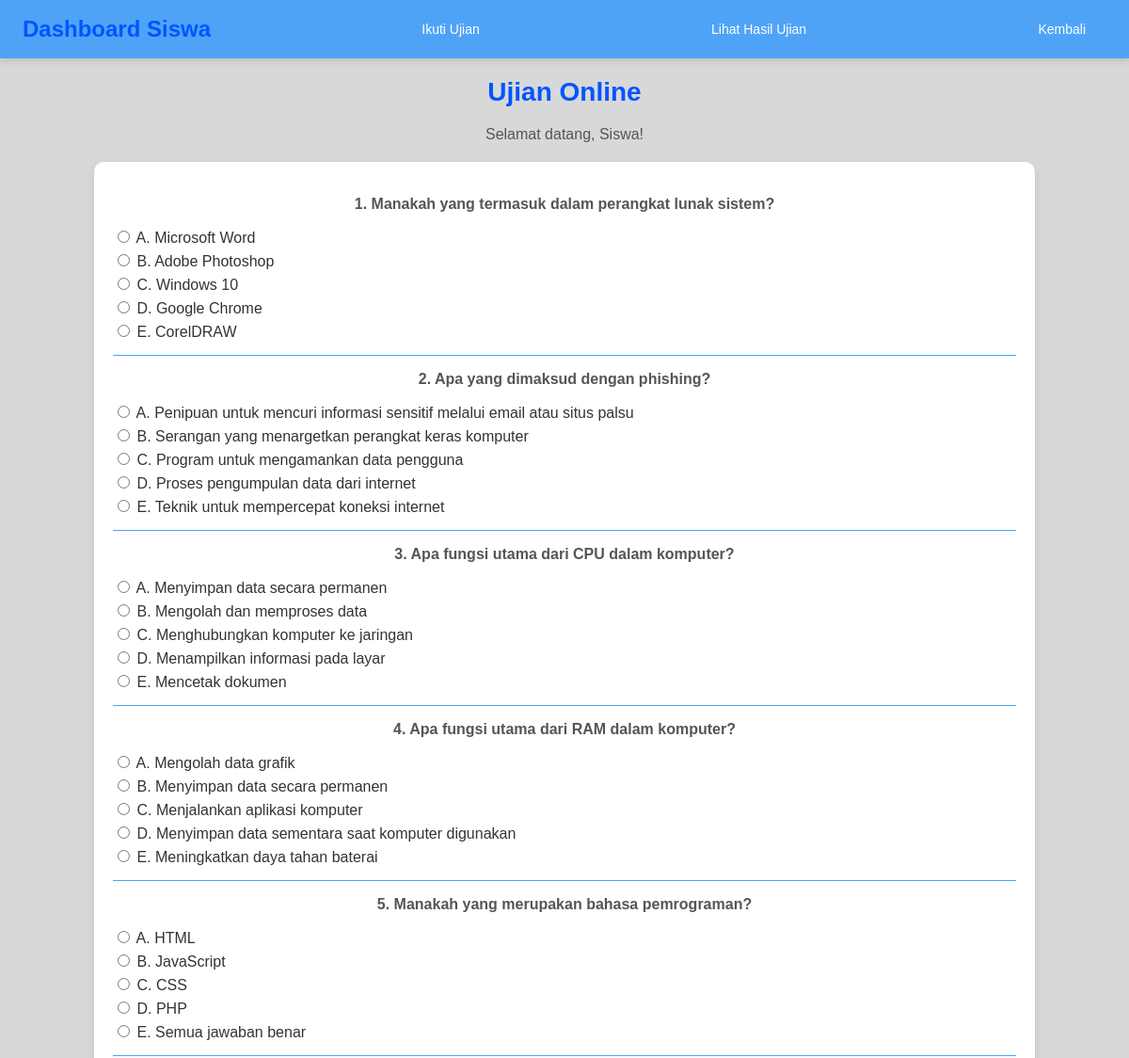
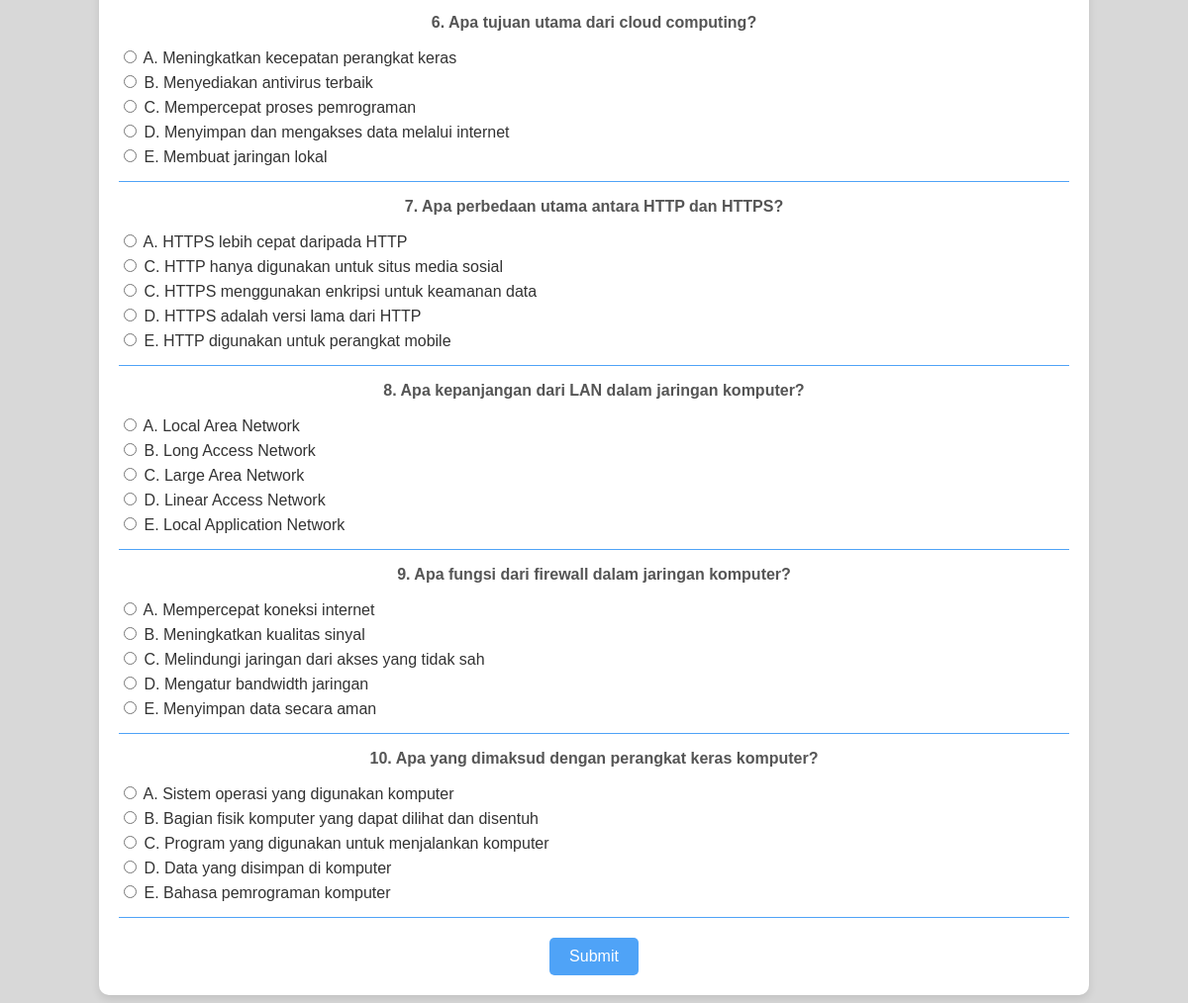
Screenshot of /siswa/start_exam.php with the database file from the repository (2 pictures, top to bottom).
### tables this page shows
CREATE TABLE `questions` (
  `id` int(11) NOT NULL,
  `question_text` text NOT NULL,
  `option_a` varchar(255) NOT NULL,
  `option_b` varchar(255) NOT NULL,
  `option_c` varchar(255) NOT NULL,
  `option_d` varchar(255) NOT NULL,
  `option_e` varchar(255) NOT NULL,
  `correct_option` char(1) NOT NULL
);

### siswa/start_exam.php (the view, shortened to what this page needs)
<?php
require '../config.php';
$stmt = $pdo->query("SELECT * FROM questions ORDER BY RAND()");
$questions = $stmt->fetchAll();
?>
<!DOCTYPE html>
<html lang="en">
<head>
</head>
<body>
<nav class="navbar">
    <h1>Dashboard Siswa</h1>
    <a href="start_exam.php">Ikuti Ujian</a>
    <a href="view_result.php">Lihat Hasil Ujian</a>
    <a href="dashboard.php">Kembali</a>
</nav>
<h1>Ujian Online</h1>
<p>Selamat datang, Siswa!</p>
<div class="exam">
    <form method="POST">
        <?php foreach ($questions as $index => $question): ?>
            <div class="question">
                <p><strong><?= ($index + 1) ?>. <?= htmlspecialchars($question['question_text']) ?></strong></p>
                <label>
                    <input type="radio" name="answers[<?= $question['id'] ?>]" value="A"
                        <?= (isset($_SESSION['answers'][$question['id']]) && $_SESSION['answers'][$question['id']] == 'A') ? 'checked' : '' ?>>
                    <?= htmlspecialchars($question['option_a']) ?>
                </label>
                <label>
                    <input type="radio" name="answers[<?= $question['id'] ?>]" value="B"
                        <?= (isset($_SESSION['answers'][$question['id']]) && $_SESSION['answers'][$question['id']] == 'B') ? 'checked' : '' ?>>
                    <?= htmlspecialchars($question['option_b']) ?>
                </label>
                <label>
                    <input type="radio" name="answers[<?= $question['id'] ?>]" value="C"
                        <?= (isset($_SESSION['answers'][$question['id']]) && $_SESSION['answers'][$question['id']] == 'C') ? 'checked' : '' ?>>
                    <?= htmlspecialchars($question['option_c']) ?>
                </label>
                <label>
                    <input type="radio" name="answers[<?= $question['id'] ?>]" value="D"
                        <?= (isset($_SESSION['answers'][$question['id']]) && $_SESSION['answers'][$question['id']] == 'D') ? 'checked' : '' ?>>
                    <?= htmlspecialchars($question['option_d']) ?>
                </label>
                <label>
                    <input type="radio" name="answers[<?= $question['id'] ?>]" value="E"
                        <?= (isset($_SESSION['answers'][$question['id']]) && $_SESSION['answers'][$question['id']] == 'E') ? 'checked' : '' ?>>
                    <?= htmlspecialchars($question['option_e']) ?>
                </label>
            </div>
        <?php endforeach; ?>
        <div class="button">
            <button type="submit" name="submit">Submit</button>
        </div>
    </form>
</div>
</body>
</html>

### siswa/start_exam.php (style rules this page uses)
body { font-family: Arial, sans-serif; margin: 0; padding: 0; color: #333; background-color:rgb(216, 216, 216); }
.navbar { background-color: #4fa3f7; color: white; padding: 15px 2%; display: flex; justify-content: space-between; align-items: center; box-shadow: 0 4px 6px rgba(0, 0, 0, 0.1); position: sticky; top: 0; z-index: 100; }
.navbar h1 { font-size: 24px; margin: 0; color: rgb(0, 85, 255); }
.navbar a { color: white; font-size: 14px; text-decoration: none; margin: 0 10px; padding: 8px 12px; border-radius: 5px; transition: background-color 0.3s ease; }
h1 { text-align: center; color: rgb(0, 85, 255); margin: 20px 0; font-size: 28px; }
p { text-align: center; color: #555; font-size: 16px; }
.exam { width: 80%; margin: 20px auto; background: white; border-radius: 10px; padding: 20px; box-shadow: 0 4px 8px rgba(0, 0, 0, 0.1); }
.question { border-bottom: 1px solid #4fa3f7; padding-bottom: 10px; }
label { display: block; margin: 5px 0; color: #333; }
.button { text-align: center; margin-top: 20px; }
button { background-color: #4fa3f7; color: white; border: none; padding: 10px 20px; border-radius: 5px; font-size: 16px; cursor: pointer; transition: background-color 0.3s ease; }

### rows the page displays
questions: question_text "Manakah yang termasuk dalam perangkat lunak sistem?", id "☐ A. Microsoft Word", option_a "A. Microsoft Word", id "☐ B. Adobe Photoshop", option_b "B. Adobe Photoshop", id "☐ C. Windows 10", option_c "C. Windows 10", id "☐ D. Google Chrome", option_d "D. Google Chrome", id "☐ E. CorelDRAW", option_e "E. CorelDRAW"
questions: question_text "Apa yang dimaksud dengan phishing?", id "☐ A. Penipuan untuk mencuri info", option_a "A. Penipuan untuk mencuri informasi sensitif melalui email atau situs palsu", id "☐ B. Serangan yang menargetkan p", option_b "B. Serangan yang menargetkan perangkat keras komputer", id "☐ C. Program untuk mengamankan d", option_c "C. Program untuk mengamankan data pengguna", id "☐ D. Proses pengumpulan data dar", option_d "D. Proses pengumpulan data dari internet", id "☐ E. Teknik untuk mempercepat ko", option_e "E. Teknik untuk mempercepat koneksi internet"
questions: question_text "Apa fungsi utama dari CPU dalam komputer?", id "☐ A. Menyimpan data secara perma", option_a "A. Menyimpan data secara permanen", id "☐ B. Mengolah dan memproses data", option_b "B. Mengolah dan memproses data", id "☐ C. Menghubungkan komputer ke j", option_c "C. Menghubungkan komputer ke jaringan", id "☐ D. Menampilkan informasi pada", option_d "D. Menampilkan informasi pada layar", id "☐ E. Mencetak dokumen", option_e "E. Mencetak dokumen"
questions: question_text "Apa fungsi utama dari RAM dalam komputer?", id "☐ A. Mengolah data grafik", option_a "A. Mengolah data grafik", id "☐ B. Menyimpan data secara perma", option_b "B. Menyimpan data secara permanen", id "☐ C. Menjalankan aplikasi komput", option_c "C. Menjalankan aplikasi komputer", id "☐ D. Menyimpan data sementara sa", option_d "D. Menyimpan data sementara saat komputer digunakan", id "☐ E. Meningkatkan daya tahan bat", option_e "E. Meningkatkan daya tahan baterai"
questions: question_text "Manakah yang merupakan bahasa pemrograman?", id "☐ A. HTML", option_a "A. HTML", id "☐ B. JavaScript", option_b "B. JavaScript", id "☐ C. CSS", option_c "C. CSS", id "☐ D. PHP", option_d "D. PHP", id "☐ E. Semua jawaban benar", option_e "E. Semua jawaban benar"
questions: question_text "Apa tujuan utama dari cloud computing?", id "☐ A. Meningkatkan kecepatan pera", option_a "A. Meningkatkan kecepatan perangkat keras", id "☐ B. Menyediakan antivirus terba", option_b "B. Menyediakan antivirus terbaik", id "☐ C. Mempercepat proses pemrogra", option_c "C. Mempercepat proses pemrograman", id "☐ D. Menyimpan dan mengakses dat", option_d "D. Menyimpan dan mengakses data melalui internet", id "☐ E. Membuat jaringan lokal", option_e "E. Membuat jaringan lokal"
questions: question_text "Apa perbedaan utama antara HTTP dan HTTPS?", id "☐ A. HTTPS lebih cepat daripada", option_a "A. HTTPS lebih cepat daripada HTTP", id "☐ C. HTTP hanya digunakan untuk", option_b "C. HTTP hanya digunakan untuk situs media sosial", id "☐ C. HTTPS menggunakan enkripsi", option_c "C. HTTPS menggunakan enkripsi untuk keamanan data", id "☐ D. HTTPS adalah versi lama dar", option_d "D. HTTPS adalah versi lama dari HTTP", id "☐ E. HTTP digunakan untuk perang", option_e "E. HTTP digunakan untuk perangkat mobile"
questions: question_text "Apa kepanjangan dari LAN dalam jaringan komputer?", id "☐ A. Local Area Network", option_a "A. Local Area Network", id "☐ B. Long Access Network", option_b "B. Long Access Network", id "☐ C. Large Area Network", option_c "C. Large Area Network", id "☐ D. Linear Access Network", option_d "D. Linear Access Network", id "☐ E. Local Application Network", option_e "E. Local Application Network"
questions: question_text "Apa fungsi dari firewall dalam jaringan komputer?", id "☐ A. Mempercepat koneksi interne", option_a "A. Mempercepat koneksi internet", id "☐ B. Meningkatkan kualitas sinya", option_b "B. Meningkatkan kualitas sinyal", id "☐ C. Melindungi jaringan dari ak", option_c "C. Melindungi jaringan dari akses yang tidak sah", id "☐ D. Mengatur bandwidth jaringan", option_d "D. Mengatur bandwidth jaringan", id "☐ E. Menyimpan data secara aman", option_e "E. Menyimpan data secara aman"
questions: question_text "Apa yang dimaksud dengan perangkat keras komputer?", id "☐ A. Sistem operasi yang digunak", option_a "A. Sistem operasi yang digunakan komputer", id "☐ B. Bagian fisik komputer yang", option_b "B. Bagian fisik komputer yang dapat dilihat dan disentuh", id "☐ C. Program yang digunakan untu", option_c "C. Program yang digunakan untuk menjalankan komputer", id "☐ D. Data yang disimpan di kompu", option_d "D. Data yang disimpan di komputer", id "☐ E. Bahasa pemrograman komputer", option_e "E. Bahasa pemrograman komputer"
